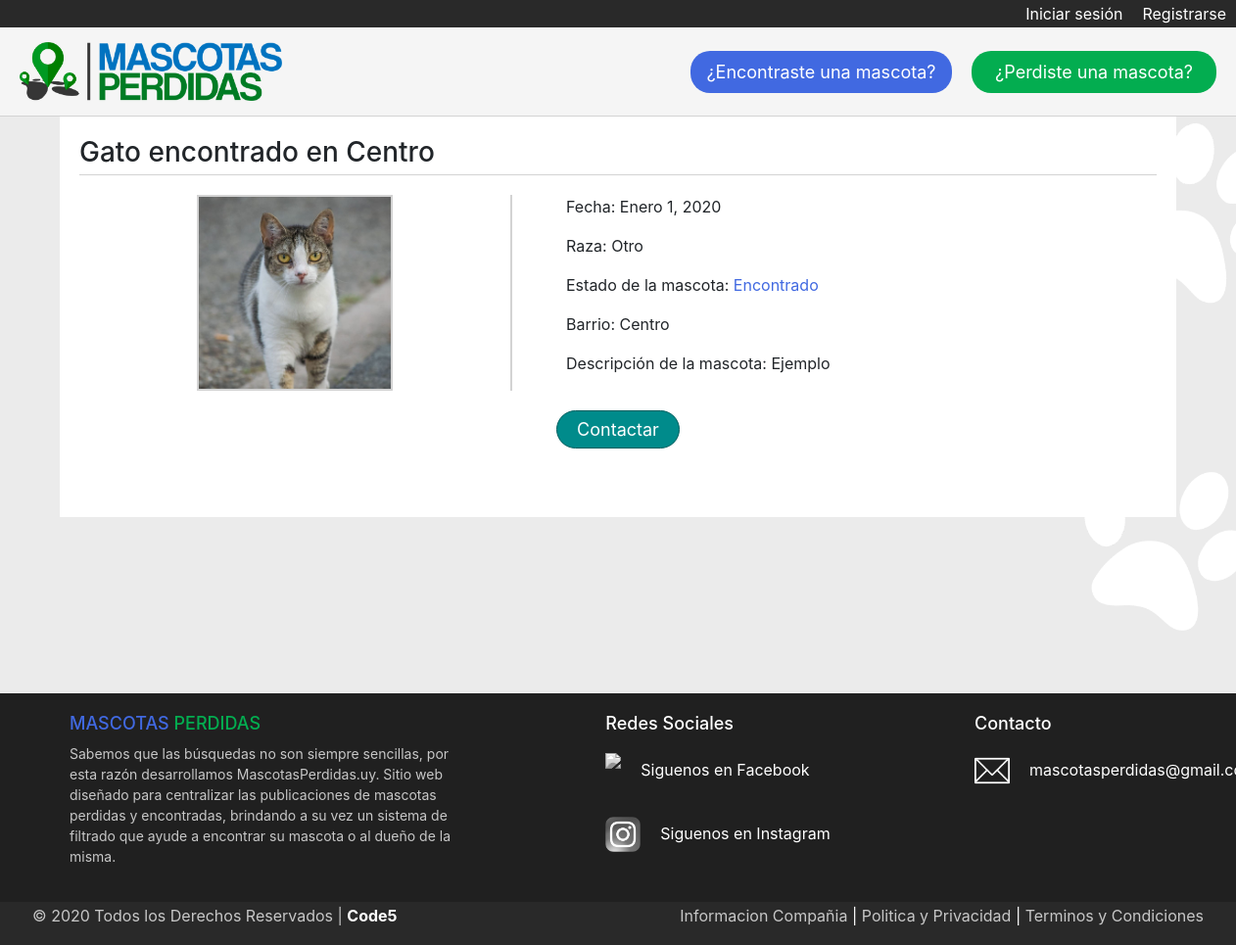
The app's page /ver_publicacion/41/, older data.
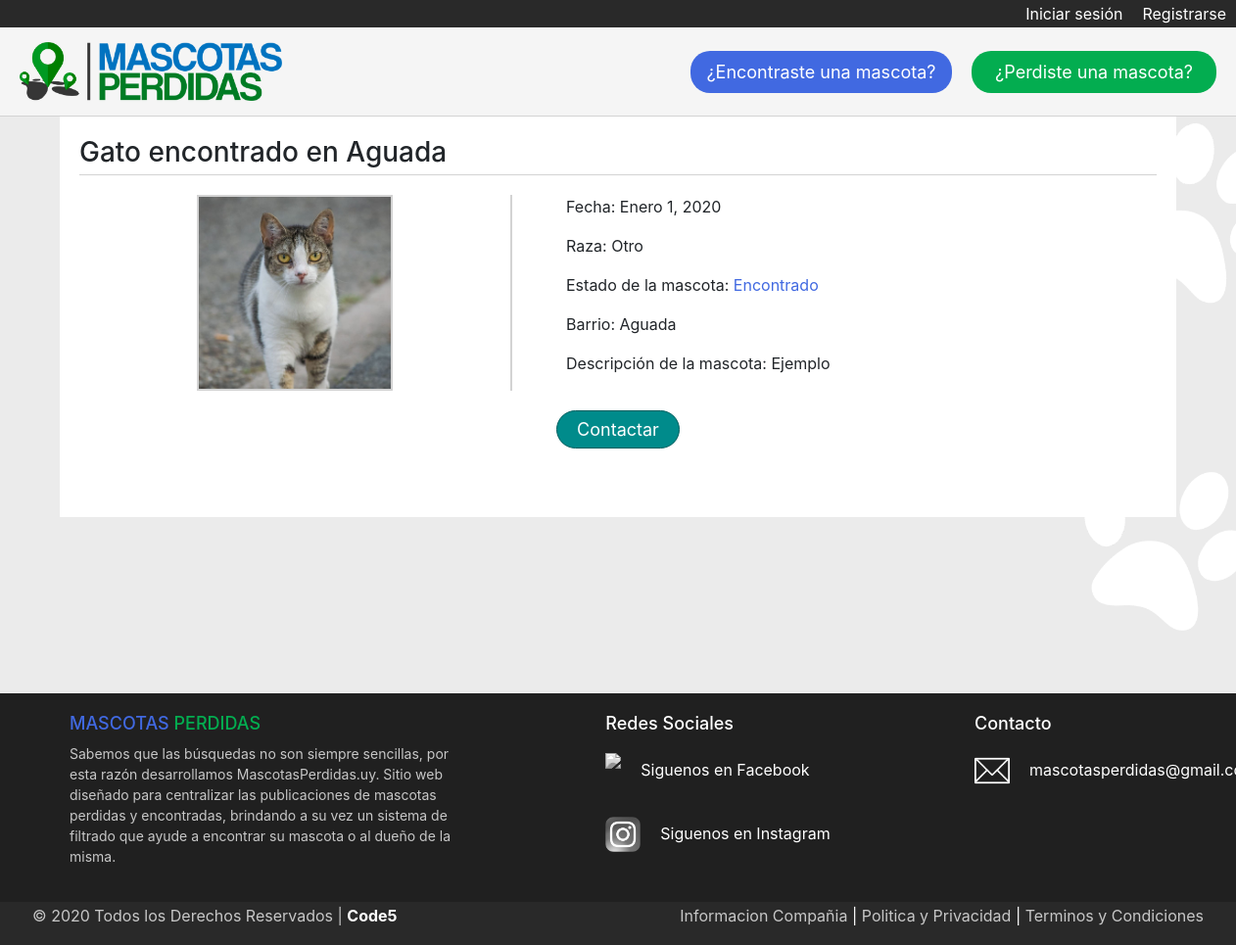
The same page, newer data.
### Mascotas/models.py (models this page shows)
class MascotaPerdida(models.Model):
    estado = models.CharField(max_length=40)
    imagen = models.ImageField(null=True, blank=True)  # <---- NO SACAR EL NULL NI EL BLANK QUE SE ROMPE LA BBDD
    barrio = models.ForeignKey(Barrio, on_delete=models.CASCADE)
    tipo = models.ForeignKey(Tipo, on_delete=models.CASCADE)
    raza = models.ForeignKey(Raza, on_delete=models.CASCADE)
    fecha = models.DateField()
    nombre = models.CharField(max_length=40)
    mail = models.EmailField()
    telefono = models.IntegerField()
    descripcion = models.TextField()

class Tipo(models.Model):
    especie = models.CharField(max_length=40)  # <---- Para indicar si es perro, gato, etc.
    def __str__(self):
        return self.especie

class Barrio(models.Model):
    lugar = models.CharField(max_length=40)  # <---- Para indicar el barrio donde se perdio
    def __str__(self):
        return self.lugar

class Raza(models.Model):
    tipo = models.CharField(max_length=40)  # <---- Para indicar la raza del animal
    def __str__(self):
        return self.tipo

### Mascotasperdidas/views.py (the view)
# urls.py: path('ver_publicacion/<id>/', Ver_publicacion, name='ver_publicacion'),
def Ver_publicacion(request, id):
    publicacion = MascotaPerdida.objects.get(id=id)
    data = {
        'publicacion': publicacion
    }
    return render(request, 'ver_publicacion.html', data)

### Mascotasperdidas/templates/ver_publicacion.html (shortened to what this page needs)
{% extends 'base.html' %}
{% load static %}
{% block css %}
    <link rel="stylesheet" href="{% static 'css/style_ver_publicacion.css' %}">
{% endblock %}
{% block contenido %}
    <h3 id="titulo_publicacion">{{ publicacion.tipo|title }} {{ publicacion.estado|lower }} en {{ publicacion.barrio|title }}</h3>
    <div id="foto_publicacion">
        <a href="#" onclick="Swal.fire({
            imageUrl: '{{ publicacion.imagen.url }}',
            imageAlt: 'Imagen de la Publicacion'
            })">
            <img src="{{ publicacion.imagen.url }}" alt="" class="imagenes">
        </a>
    </div>
    <div id="info_publicacion">
        <p>Fecha: {{ publicacion.fecha }}</p>
        {% if publicacion.raza == 'OTRO' %}
            <p>Raza: No especificada</p>
        {% else %}
            <p>Raza: {{ publicacion.raza|title }}</p>
        {% endif %}
        {% if publicacion.estado == 'ENCONTRADO' %}
            <p>Estado de la mascota: <span style="color: royalblue;">{{ publicacion.estado|title }}</span></p>
        {% else %}
            <p>Estado de la mascota: <span style="color: rgb(3, 173, 80);">{{ publicacion.estado|title }}</span></p>
        {% endif %}
        {% if publicacion.barrio == 'OTRO' %}
            <p>Barrio: No especificado</p>
        {% else %}
            <p>Barrio: {{ publicacion.barrio|title }}</p>
        {% endif %}
        <p>Descripción de la mascota: {{ publicacion.descripcion }}</p>
    </div>
    <div id="contacto_publicacion">
        <button onclick="Swal.fire('{{ publicacion.nombre }}','Tel: 0{{ publicacion.telefono }}<br>Email: {{ publicacion.mail }}')">
            Contactar
        </button>
    </div>
{% endblock %}

### Mascotasperdidas/templates/base.html (shortened to what this page needs)
{% load static %}
<!DOCTYPE html>
<html lang="es">
<head>
    <link rel="stylesheet" href="https://stackpath.bootstrapcdn.com/bootstrap/4.4.1/css/bootstrap.min.css">
    <link rel="stylesheet" href="{% static 'css/style.css' %}">
    {% block css %}{% endblock %}
</head>
<body>
    <div id="login_logout">
        {% if user.is_authenticated %}
            <a href="{% url 'logout' %}">Cerrar sesión</a>
            <a href="{% url 'listado_publicaciones' %}">Mis publicaciones</a>
            <a href="#">Usuario: {{ user.username }}</a>
        {% else %}
            <a href="{% url 'registro_usuario' %}">Registrarse</a>
            <a href="{% url 'login' %}">Iniciar sesión</a>
        {% endif %}
    </div>
    <header id="header_principal">
        <figure id="logotipo">
            <a href="{% url 'home' %}">
                <img src="{% static 'img/Logo.png' %} "alt="logo" height="60px">
            </a>
        </figure>
        <div id="encontrado_perdido">
            <a href="{% url 'nuevo_ingreso_encontrado' %}" id="boton_encontrada">¿Encontraste una mascota?</a>
            <a href="{% url 'nuevo_ingreso_perdido' %}" id="boton_perdida">¿Perdiste una mascota?</a>
        </div>
    </header>
    <section class="container">
        {% block contenido %}
        {% endblock %}
    </section>
    <footer>
        <div class="footer_principal">
             <div class="footer_alto">
                 <div class="columna_uno">
                     <h4><span style="color: royalblue;">MASCOTAS</span> <span style="color: rgb(3, 173, 80);">PERDIDAS</span></h4>
                     <p class="copyright">
                        Sabemos que las búsquedas no son siempre sencillas, por esta razón desarrollamos
                        MascotasPerdidas.uy. Sitio web diseñado para centralizar las publicaciones de mascotas
                        perdidas y encontradas, brindando a su vez un sistema de filtrado que ayude a encontrar su
                        mascota o al dueño de la misma.
                        </p>
                 </div>
                 <div class="columna_dos">
                     <h4>Redes Sociales</h4>
                     <div class="contacto_redsocial">
                        <img src="{% static 'img/facebook.png' %}" height="36px" class="color-redsocial">
                        <p><a href="https://www.facebook.com" target="_blank">Siguenos en Facebook</a></p>
                     </div>
                     <div class="contacto_redsocial">
                        <img src="{% static 'img/instagram.png' %}" height="36px" class="color-redsocial">
                        <p><a href="https://www.instagram.com" target="_blank">Siguenos en Instagram</a></p>
                     </div>
                 </div>
                 <div class="columna_tres">
                     <h4>Contacto</h4>
                     <div class="contenido_columna_tres">
                        <img src="{% static 'img/contact.png' %}">
                        <p><a href="mailto:mascotasperdida@gmail.com " target="_blank">mascotasperdidas@gmail.com</a></p>
                     </div>
                 </div>
             </div>
         </div>
         <div class="footer_bajo">
                <div class="derechos_info">
                     <div>
                        <p class="copyright">© 2020 Todos los Derechos Reservados | <a href="">Code5</a></p>
                     </div>
                     <div class="informacion">
                         <a href="#">Informacion Compañia</a> | <a href="#">Politica y Privacidad</a> | <a href="#">Terminos y Condiciones</a>
                     </div>
                 </div>
             </div>
     </footer>
</body>
</html>

### Mascotasperdidas/static/css/style.css (style rules this page uses)
body { background: url('/static/img/background.png') no-repeat center center fixed; background-size: cover; min-height: 100vh; }
#login_logout { background-color: rgb(41, 41, 41); overflow: hidden; }
#login_logout > a { display: inline-block; padding: 2px 10px 0px 10px; color: white; text-decoration: none; border-bottom: rgb(41, 41, 41) 2px solid; float: right; }
#header_principal { padding: 15px 20px; background-color: whitesmoke; border-bottom: lightgray 1px solid; overflow: hidden; position: sticky; top: 0; z-index: 1; }
#logotipo { margin: 0; float: left; }
#encontrado_perdido { display: inline-block; float: right; position: relative; top: 9px; }
#boton_encontrada { display: inline-block; padding: 8px 16px; text-decoration: none; color: white; font-size: 18px; border-radius: 20px; min-width: 250px; text-align: center; background-color: royalblue; margin-right: 16px; }
#boton_perdida { display: inline-block; padding: 8px 16px; text-decoration: none; color: white; font-size: 18px; border-radius: 20px; min-width: 250px; text-align: center; background-color: rgb(3, 173, 80); }
.container { background-color: white; padding: 20px 20px 50px 20px; border: lightgrey 1px; }
.imagenes { display: inline-block; position: relative; object-fit: cover; width:200px; height:200px; }
footer { width: 100%; background: #202020; color: white; }
.footer_principal { width: 100%; max-width: 1200px; margin: auto; margin-top: 180px; padding: 20px 40px; }
.footer_alto { display: flex; justify-content: space-between; }
.columna_uno { max-width: 400px; }
.columna_uno h4 { font-size: 18px; }
.columna_uno p { font-size: 14px; color: #C7C7C7; margin-top: 10px; }
.columna_dos { max-width: 400px; }
.columna_dos h4 { font-size: 18px; }
.contacto_redsocial { margin-top: 20px; display: flex; filter: grayscale(1); }
.contacto_redsocial > p > a { color: white; text-decoration: none; }
.contacto_redsocial p { margin-top: 5px; margin-left: 20px; }
.columna_tres { max-width: 400px; }
.columna_tres h4 { font-size: 18px; }
.contenido_columna_tres { margin-top: 20px; display: flex; }
.contenido_columna_tres > p > a { color: white; }
.contenido_columna_tres img { width: 36px; height: 36px; }
.contenido_columna_tres p { margin-top: 5px; margin-left: 20px; max-width: 140px; }
.footer_bajo { width: 100%; background: rgb(41, 41, 41); }
.derechos_info { max-width: 1200px; margin: auto; display: flex; justify-content: space-between; padding: 2px; }
.copyright { color: #C7C7C7; }
.copyright a { text-decoration: none; color: white; font-weight: bold; }
.informacion a { text-decoration: none; color: #C7C7C7; }

### Mascotasperdidas/static/css/style_ver_publicacion.css (style rules this page uses)
#titulo_publicacion { padding-bottom: 5px; margin-bottom: 20px; border-bottom: lightgray 1px solid; }
#foto_publicacion { float: left; text-align: center; width: 40%; }
#foto_publicacion > a > img { border: lightgray 2px solid; }
#info_publicacion { float: right; width: 60%; border-left: lightgray 2px solid; padding-left: 5%; }
#contacto_publicacion { clear: both; display: block; text-align: center; }
#contacto_publicacion > button { text-align: center; background-color: darkcyan; color: white; font-size: 18px; padding: 5px 20px; margin: 20px 0px; border-radius: 40px; border: rgb(2, 95, 95) 1px solid; text-decoration: none; }

Row changes from the older to the newer data that the page shows:
changed MascotaPerdida "encontrado": barrio "Centro" → "Aguada"
